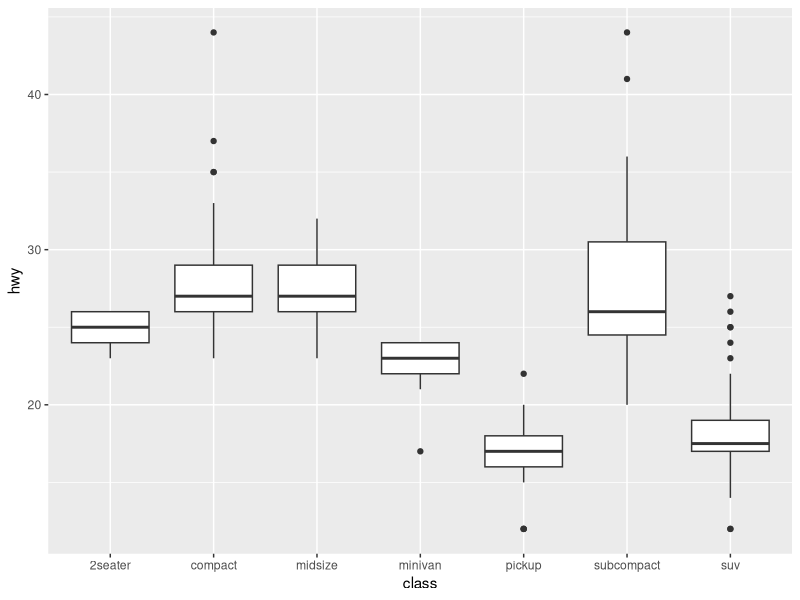
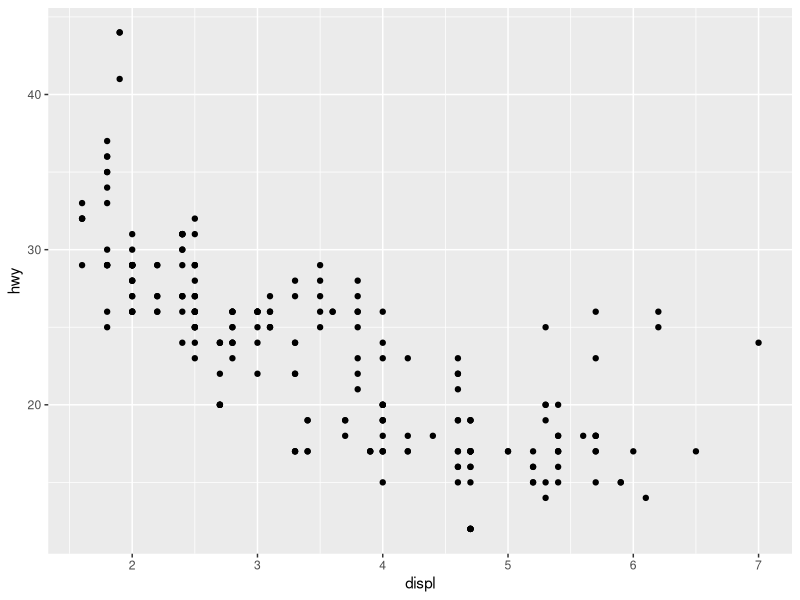
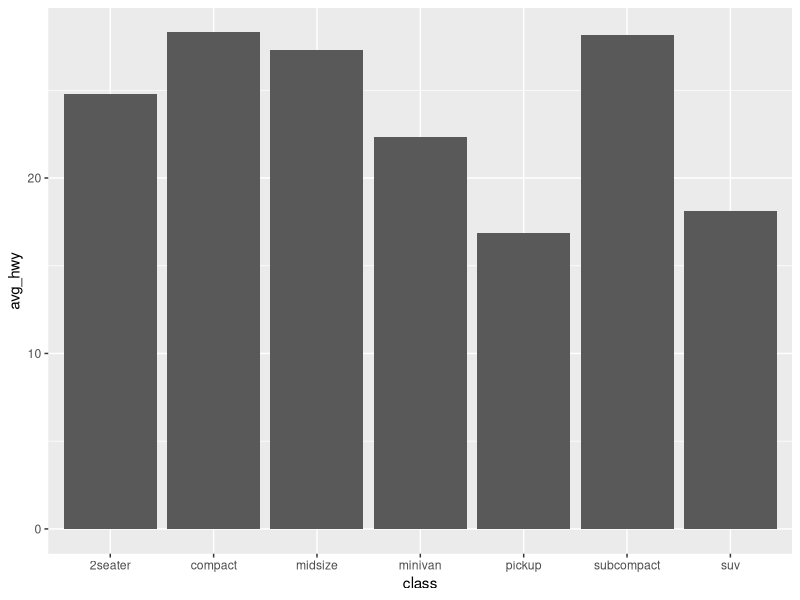

Generate these figures, in order, with R:
library(tidyverse)

# Load built-in dataset
data("mpg")

# View first rows
head(mpg)

# View structure
glimpse(mpg)

# View dimensions
dim(mpg)

# View column names
names(mpg)

# Basic summary statistics
summary(mpg)



# Select only a few columns
mpg_small <- mpg %>%
  select(manufacturer, model, year, cyl, displ, cty, hwy, class)

head(mpg_small)


# Only cars with 6 cylinders
mpg_6cyl <- mpg_small %>%
  filter(cyl == 6)

head(mpg_6cyl)

# Only cars from year 2008
mpg_2008 <- mpg_small %>%
  filter(year == 2008)

head(mpg_2008)

# Multiple conditions
mpg_filtered <- mpg_small %>%
  filter(cyl >= 6, hwy > 20)

head(mpg_filtered)




# Create new columns
mpg_new <- mpg_small %>%
  mutate(
    avg_mileage = (cty + hwy) / 2,
    fuel_gap = hwy - cty,
    engine_group = if_else(displ < 3, "small", "large")
  )

head(mpg_new)


# Sort by highway mileage descending
mpg_sorted <- mpg_new %>%
  arrange(desc(hwy))

head(mpg_sorted)



# Average highway mileage overall
mpg_new %>%
  summarise(avg_hwy = mean(hwy))

# Average highway mileage by car class
mpg_new %>%
  group_by(class) %>%
  summarise(
    avg_hwy = mean(hwy),
    avg_cty = mean(cty),
    count = n()
  )

# Average mileage by engine group
mpg_new %>%
  group_by(engine_group) %>%
  summarise(
    avg_avg_mileage = mean(avg_mileage),
    count = n()
  )



# Plot 1: highway mileage by class
ggplot(mpg_new, aes(x = class, y = hwy)) +
  geom_boxplot()

# Plot 2: engine size vs highway mileage
ggplot(mpg_new, aes(x = displ, y = hwy)) +
  geom_point()

# Plot 3: average highway mileage by class
mpg_new %>%
  group_by(class) %>%
  summarise(avg_hwy = mean(hwy)) %>%
  ggplot(aes(x = class, y = avg_hwy)) +
  geom_col()



# how many cars have 8 cylinders
mpg_new %>%
  group_by(cyl) %>%
  summarise(
    count = n()
  )

# 70 cars have 8 cylinders

# there seems to be an imbalance in the data, 
# we only have 4 cars with 5 cylinders
# if we fit a model on this data, we should remove
# the 5 cylinders from the analysis 


# Which car class has the highest average highway mileage?
mpg_new %>%
  group_by(class) %>%
  summarise(avg_hwy = mean(hwy)) %>%
  arrange(desc(avg_hwy))

# How many cars have 8 cylinders?
mpg_new %>%
  filter(cyl == 8) %>%
  summarise(count = n())

# What is the average city mileage for cars from 2008?
mpg_new %>%
  filter(year == 2008) %>%
  summarise(avg_cty_2008 = mean(cty))


# grouping 
# group_by needs a command like summarize() after
mpg_new %>%
  group_by(year) %>%
  summarize(avg_cty = mean(cty))

mpg_new %>%
  group_by(year) %>%
  summarise(
    avg_cty = mean(cty),
    avg_hwy = mean(hwy),
    count = n()
  )


class(mpg_new$manufacturer)

str(mpg_new$manufacturer)

unique(mpg_new$manufacturer)

head(mpg_new)

mpg_new %>%
  filter(year < 2000) %>%
  group_by(year, manufacturer) %>%
  summarise(avg_cty = mean(cty))

'
So group_by(year, manufacturer) creates groups like:

all Audi cars from 1999

all Audi cars from 2008

all Ford cars from 1999

all Ford cars from 2008
'



head(mpg_new)

mpg_new_2 <- mpg_new %>%
  mutate(avg_per_cyl = avg_mileage / cyl)


names(mpg_new_2)

mean(mpg_new_2$avg_per_cyl)


mpg_new %>%
  select(manufacturer, class, year, cty, hwy) %>%
  filter(year == 2008) 
